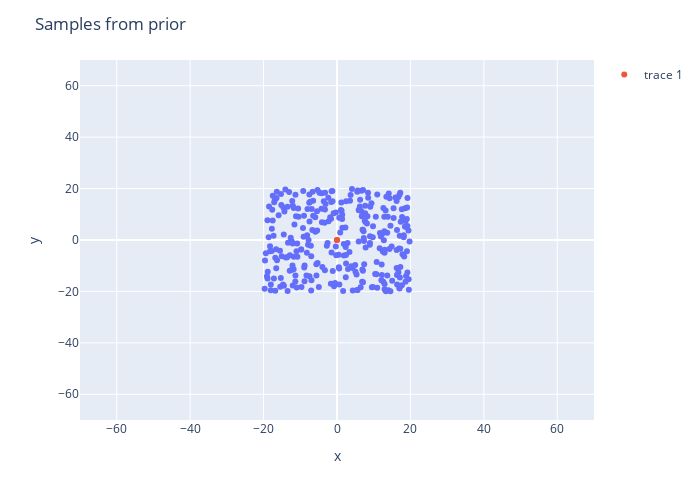
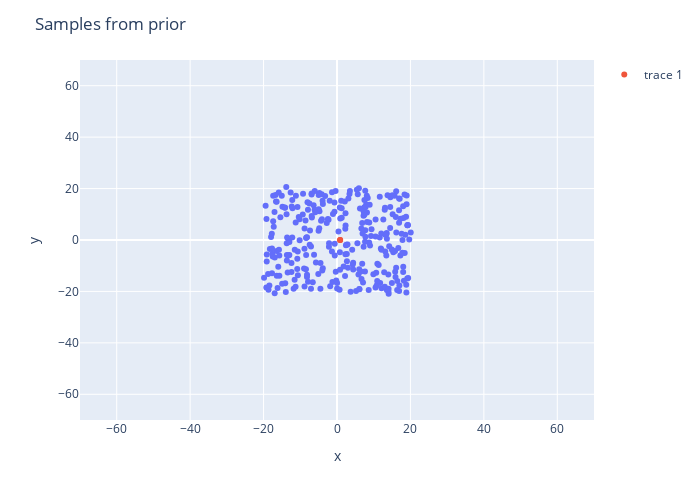
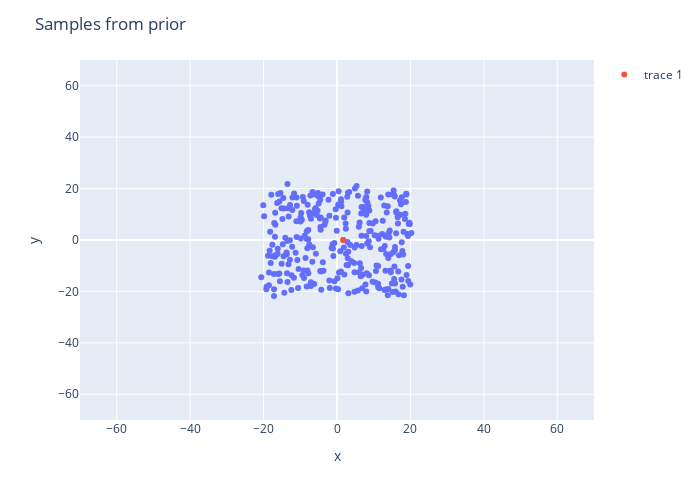
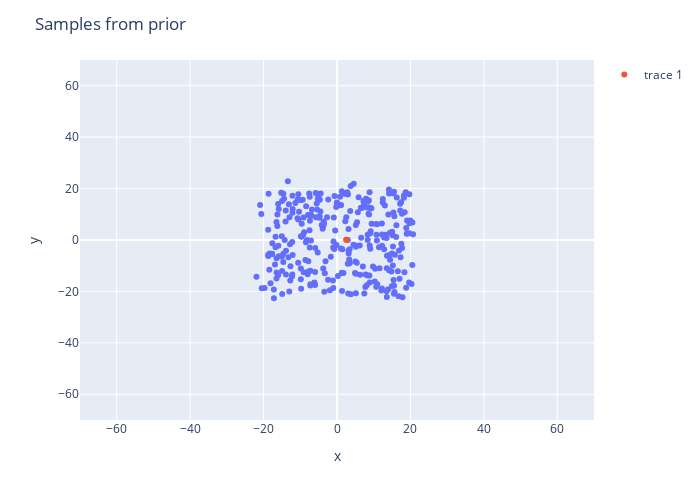

Notebook code cell kept with these figures, in order:
### Code cell
N, x_range, y_range, particles, weights = reset()

#Main of the Particle Filter

#Function to show real Location for each plot
x=0#Starting Coordinates
y=0
dist=0
angle=90
def update_data(x, y, dist, angle):
    x = x + (dist * math.cos((angle * math.pi) / 180))
    y = y + (dist * math.sin((angle * math.pi) / 180))
    return x, y, dist, angle

#Plot intial particles
fig = px.scatter(x=particles[:,0], y=particles[:,1])#size=weights changes size of points
fig.update_layout(width = 700, height = 500, xaxis_range=[-70,70], yaxis_range=[-70,70], title = "Samples from prior")
#Plot Real Location
fig.add_trace(go.Scatter(x=[x, x],y=[y, y],mode = 'markers'))
fig.show()
    

    
#The main iterative process for particle filter
counter = 0
for i, row in df.iterrows():
    #If predicted coords are available then apply it
    if (not math.isnan(row["Predicted X"])):

        weights = calculate_weights(particles, [row["Predicted X"], row["Predicted Y"]])
        particles = resample(particles, weights, 300)
    
    #If not steps left then ignore
    if len(detected_steps) == counter:
        continue
    #If Step detected at this time point, then apply movement
    if row["Time Elapsed"] >= detected_steps[counter]:
        particles = apply_movement(particles, 0.85, row["Heading"])
        counter += 1
        #Plot particles
        fig = px.scatter(x=particles[:,0], y=particles[:,1])#size=weights changes size of points
        fig.update_layout(width = 700, height = 500, xaxis_range=[-70,70], yaxis_range=[-70,70], title = "Samples from prior")
        #Plot Real Location
        x, y, dist, angle = update_data(x, y, 0.85, row["Heading"])
        fig.add_trace(go.Scatter(x=[x, x],y=[y, y],mode = 'markers'))
        fig.show()

#time.sleep(3)

    
angle_std=10

### Figure 1 — Plotly figure (JSON) as saved in the notebook; plotly's stock layout.template omitted (floating-point values rounded to 4 significant figures; data arrays with more than 128 entries replaced by an {"elided": "..."} marker saying what was removed)
{"data": [{"hovertemplate": "x=%{x}<br>y=%{y}<extra></extra>", "legendgroup": "", "marker": {"color": "#636efa", "symbol": "circle"}, "mode": "markers", "name": "", "orientation": "v", "showlegend": false, "type": "scatter", "x": {"elided": "300 float values"}, "xaxis": "x", "y": {"elided": "300 float values"}, "yaxis": "y"}, {"mode": "markers", "type": "scatter", "x": [0, 0], "y": [0, 0]}], "layout": {"height": 500, "legend": {"tracegroupgap": 0}, "margin": {"t": 60}, "title": {"text": "Samples from prior"}, "width": 700, "xaxis": {"anchor": "y", "domain": [0, 1], "range": [-70, 70], "title": {"text": "x"}}, "yaxis": {"anchor": "x", "domain": [0, 1], "range": [-70, 70], "title": {"text": "y"}}}}

### Figure 2 — Plotly figure (JSON) as saved in the notebook; plotly's stock layout.template omitted (floating-point values rounded to 4 significant figures; data arrays with more than 128 entries replaced by an {"elided": "..."} marker saying what was removed)
{"data": [{"hovertemplate": "x=%{x}<br>y=%{y}<extra></extra>", "legendgroup": "", "marker": {"color": "#636efa", "symbol": "circle"}, "mode": "markers", "name": "", "orientation": "v", "showlegend": false, "type": "scatter", "x": {"elided": "300 float values"}, "xaxis": "x", "y": {"elided": "300 float values"}, "yaxis": "y"}, {"mode": "markers", "type": "scatter", "x": [0.8499, 0.8499], "y": [-0.01374, -0.01374]}], "layout": {"height": 500, "legend": {"tracegroupgap": 0}, "margin": {"t": 60}, "title": {"text": "Samples from prior"}, "width": 700, "xaxis": {"anchor": "y", "domain": [0, 1], "range": [-70, 70], "title": {"text": "x"}}, "yaxis": {"anchor": "x", "domain": [0, 1], "range": [-70, 70], "title": {"text": "y"}}}}

### Figure 3 — Plotly figure (JSON) as saved in the notebook; plotly's stock layout.template omitted (floating-point values rounded to 4 significant figures; data arrays with more than 128 entries replaced by an {"elided": "..."} marker saying what was removed)
{"data": [{"hovertemplate": "x=%{x}<br>y=%{y}<extra></extra>", "legendgroup": "", "marker": {"color": "#636efa", "symbol": "circle"}, "mode": "markers", "name": "", "orientation": "v", "showlegend": false, "type": "scatter", "x": {"elided": "300 float values"}, "xaxis": "x", "y": {"elided": "300 float values"}, "yaxis": "y"}, {"mode": "markers", "type": "scatter", "x": [1.7, 1.7], "y": [-0.01172, -0.01172]}], "layout": {"height": 500, "legend": {"tracegroupgap": 0}, "margin": {"t": 60}, "title": {"text": "Samples from prior"}, "width": 700, "xaxis": {"anchor": "y", "domain": [0, 1], "range": [-70, 70], "title": {"text": "x"}}, "yaxis": {"anchor": "x", "domain": [0, 1], "range": [-70, 70], "title": {"text": "y"}}}}

### Figure 4 — Plotly figure (JSON) as saved in the notebook; plotly's stock layout.template omitted (floating-point values rounded to 4 significant figures; data arrays with more than 128 entries replaced by an {"elided": "..."} marker saying what was removed)
{"data": [{"hovertemplate": "x=%{x}<br>y=%{y}<extra></extra>", "legendgroup": "", "marker": {"color": "#636efa", "symbol": "circle"}, "mode": "markers", "name": "", "orientation": "v", "showlegend": false, "type": "scatter", "x": {"elided": "300 float values"}, "xaxis": "x", "y": {"elided": "300 float values"}, "yaxis": "y"}, {"mode": "markers", "type": "scatter", "x": [2.544, 2.544], "y": [0.09031, 0.09031]}], "layout": {"height": 500, "legend": {"tracegroupgap": 0}, "margin": {"t": 60}, "title": {"text": "Samples from prior"}, "width": 700, "xaxis": {"anchor": "y", "domain": [0, 1], "range": [-70, 70], "title": {"text": "x"}}, "yaxis": {"anchor": "x", "domain": [0, 1], "range": [-70, 70], "title": {"text": "y"}}}}
